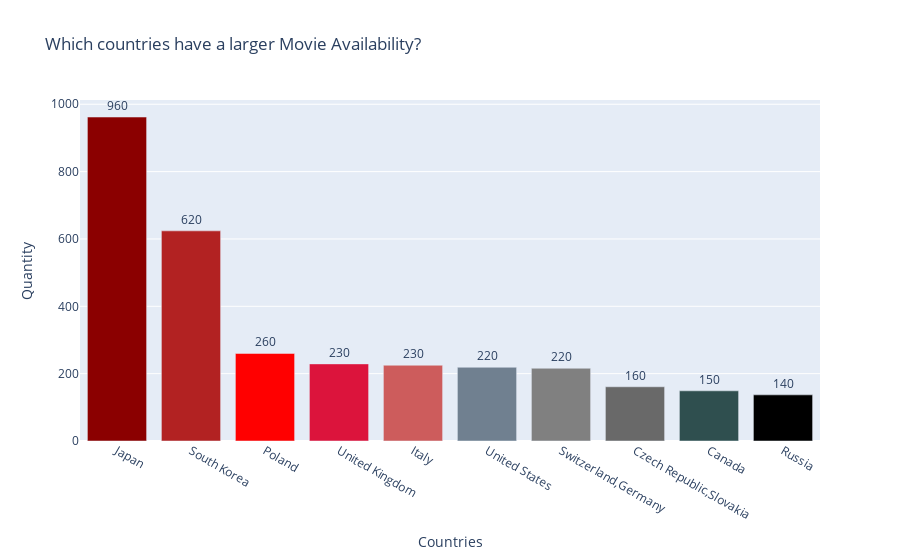

Notebook cell for this chart:
### Markdown cell above
> - Thirdly, **I draw a bar chart** to better understand which countries have a larger availability about the Netflix Movies.

### Code cell
fig = go.Figure(data=[go.Bar(
    x = top_10_m_ctr.index,
    y = top_10_m_ctr['Counts of Country Availability'],
    text = top_10_m_ctr['Counts of Country Availability'],
    textposition='auto',
    marker_color=colors_10 # marker color can be a single color value or an iterable
)])
fig.update_traces(texttemplate='%{text:.2s}', textposition='outside')
fig.update_layout(title_text= 'Which countries have a larger Movie Availability?',
                  uniformtext_minsize=8, uniformtext_mode='hide',
                  yaxis=dict(
                  title='Quantity',
                  titlefont_size=14),
                  xaxis=dict(
                  title='Countries',
                  titlefont_size=14))

### Figure 1 — Plotly figure (JSON) as saved in the notebook; plotly's stock layout.template omitted (floating-point values rounded to 4 significant figures)
{"data": [{"marker": {"color": ["DarkRed", "FireBrick", "Red", "Crimson", "IndianRed", "slategray", "gray", "dimgrey", "DarkSlateGrey", "black"]}, "text": [962, 624, 260, 229, 225, 219, 216, 161, 149, 137], "textposition": "outside", "texttemplate": "%{text:.2s}", "type": "bar", "x": ["Japan", "South Korea", "Poland", "United Kingdom", "Italy", "United States", "Switzerland,Germany", "Czech Republic,Slovakia", "Canada", "Russia"], "y": [962, 624, 260, 229, 225, 219, 216, 161, 149, 137]}], "layout": {"title": {"text": "Which countries have a larger Movie Availability?"}, "uniformtext": {"minsize": 8, "mode": "hide"}, "xaxis": {"title": {"font": {"size": 14}, "text": "Countries"}}, "yaxis": {"title": {"font": {"size": 14}, "text": "Quantity"}}}}
